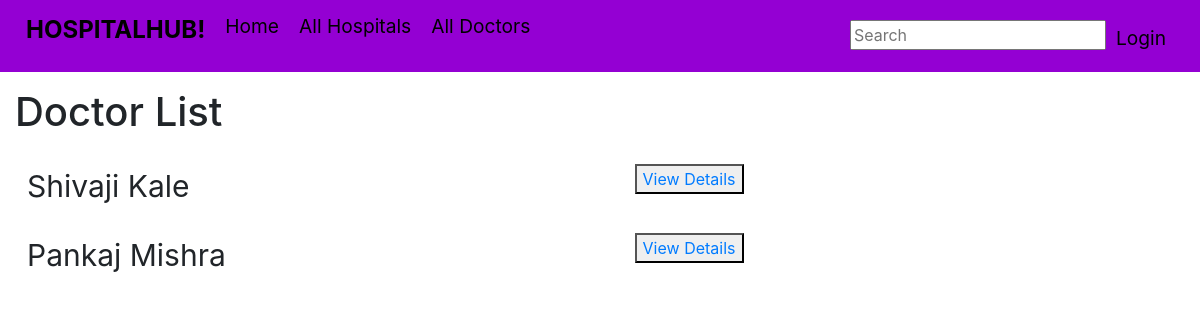
The page /myhub/doctors/ on the database as committed earlier.
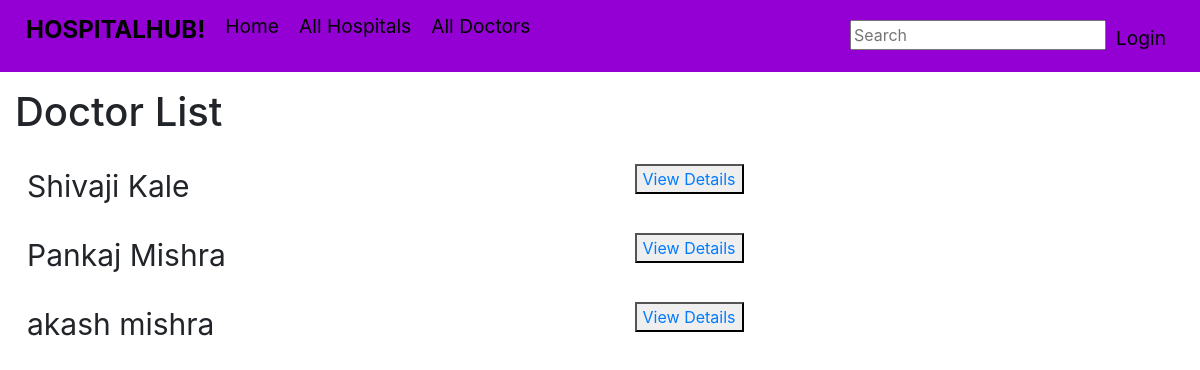
The same page on the database as committed later.
### myhub/models.py (models this page shows, shortened)
class doctor(models.Model):
    id = models.IntegerField(primary_key=True)  # Field name made lowercase.
    first_name = models.CharField(max_length=100, blank=True, null=True)  # Field name made lowercase.
    last_name = models.CharField(max_length=100, blank=True, null=True)  # Field name made lowercase.
    edu = models.ManyToManyField(doctoredu, help_text="Select an education")
    hospital = models.ManyToManyField('hospital', help_text="Select hospital(s):")
    profile= models.ImageField(upload_to = 'media',default ='default.jpg')
    def get_absolute_url(self):
        return reverse('doctors-detail', args=[str(self.id)])
    class Meta:
        ordering = ['last_name', 'first_name']

### myhub/views.py (the view)
# urls.py: path('doctors/', views.DoctorListView.as_view(), name='doctors'),
class DoctorListView(generic.ListView):
    model = doctor

### myhub/templates/myhub/doctor_list.html (shortened to what this page needs)
{% extends "base_generic.html" %}
{% load static %}
{% block content %}
 <p> <h1>Doctor List</h1></p>
  {% if doctor_list %}
      <table class="table" style="border: none;">
        <tbody>
          {% for doc in doctor_list %}
          <tr style="border: none;">
       <td style=" border: none; font-size:30px;"> {{ doc.first_name }} {{doc.last_name}}</td>
   <td style="border: none;">
          <button type="button">
          <a href="{{ doc.get_absolute_url }}">View Details</a>
        </button>
        </td>
    </tr>
      {% endfor %}
      </tbody>
      </table>
  {% else %}
    <p>No doctors presently available.</p>
  {% endif %}
{% endblock %}

Rows that differ between the two databases and show on the page:
added doctor: first_name "akash", last_name "mishra"
